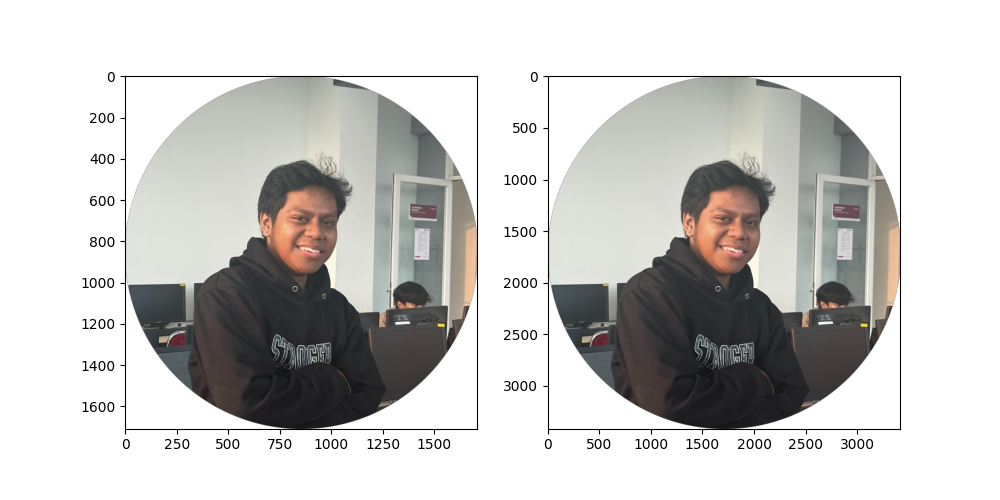

The script that drew this image:
import numpy as np
import imageio as img
import matplotlib.pyplot as plt

def zoomMinus(image, factor):
    height, width = image.shape[:2]
    new_height = int(height * factor)
    new_width = int(width * factor)
    zoomed_image = np.zeros((new_height, new_width, image.shape[2]), dtype=image.dtype)

    for y in range(new_height):
        for x in range(new_width):
            ori_y = int(y / factor)
            ori_x = int(x / factor)
            ori_y = min(ori_y, height - 1)
            ori_x = min(ori_x, width - 1)
            zoomed_image[y, x] = image[ori_y, ori_x]

    return zoomed_image

image = img.imread('C://LupusKae//image.png')
zoomed_image = zoomMinus(image, 2.0)

plt.figure(figsize=(10, 5))
plt.subplot(1, 2, 1)
plt.imshow(image)
plt.subplot(1, 2, 2)
plt.imshow(zoomed_image)
plt.show()
